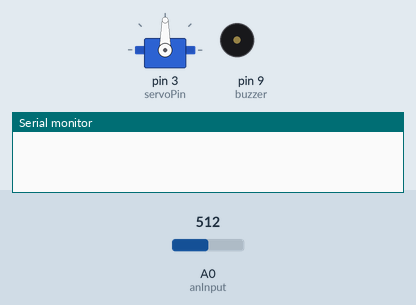
The sketch below on a simulated Arduino Uno, built with avr-gcc and run on an emulated ATmega328P. On the bench: servo, buzzer (waves = sounding), the last lines printed to the serial monitor. Inputs (shaded band) come from the test bench; at power-on: A0 (anInput) = 512.

Above: at 0.1 s.
At 4.2 s:
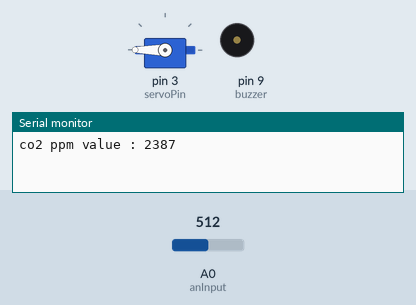
4.3 s: A0 (anInput) set to 219
7.3 s: A0 (anInput) set to 194
9.5 s: A0 (anInput) set to 306
11.0 s: A0 (anInput) set to 110
14.0 s: A0 (anInput) set to 95
15.5 s: A0 (anInput) set to 510
At 18.8 s:
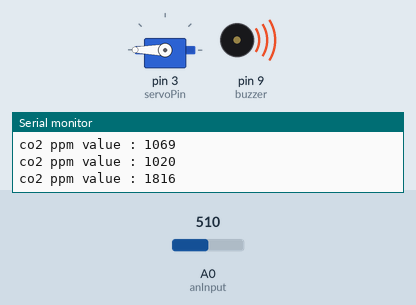
Timing chart, 0 to 19.5 s (numbered marks = the images above; inputs shaded):
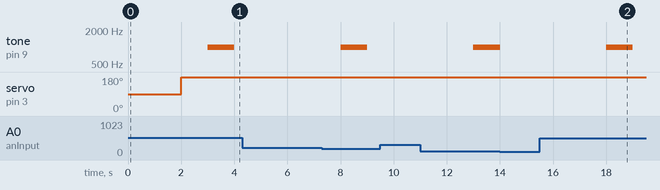

The sketch:

set1.ino
```cpp
#include <Servo.h>
#include <Wire.h>
#define anInput     A0                       //analog feed from MQ135
#define co2Zero  70                          //calibrated CO2 0 level
int servoPin = 3;                             // Declare the Servo pin
Servo Servo1;                                 // Create a servo object
const int buzzer = 9;                         //buzzer to arduino pin 9

void setup() {
  Servo1.attach(servoPin);
  pinMode(anInput,INPUT);                     //MQ135 analog feed set for input
  Serial.begin(9600);                         //serial comms for debuging
  pinMode(buzzer, OUTPUT);                    // Set buzzer - pin 9 as an output
}
void loop() {

int co2now[10];                               //int array for co2 readings
int co2raw = 0;                               //int for raw value of co2
int co2comp = 0;                              //int for compensated co2
int co2ppm = 0;                               //int for calculated ppm
int zzz = 0;                                  //int for averaging


  for (int x = 0;x<10;x++){                   //samplpe co2 10x over 2 seconds
    co2now[x]=analogRead(A0);
    delay(200);
  }

for (int x = 0;x<10;x++){                     //add samples together
    zzz=zzz + co2now[x];

  }
  co2raw = zzz/10;                            //divide samples by 10
  co2comp = co2raw - co2Zero;                 //get compensated value
  co2ppm = map(co2comp,0,1023,400,5000);      //map value for atmospheric levels


  Serial.print("co2 ppm value : ");                      //print co2 ppm
  Serial.println(co2ppm);                                 //print the ppm value
  if (co2ppm >= 1000){
  Servo1.write(180);
  delay(1000);
  tone(buzzer, 1000);                                    // Send 1KHz sound signal...
  delay(1000);                                           // ...for 1 sec
  noTone(buzzer);                                       // Stop sound...
  delay(1000);                                          // ...for 1sec
  }
  else if (co2ppm >= 500 && co2ppm < 599){
  Servo1.write(90);
  delay(1000);
  }
  else{
  Servo1.write(0);
  delay(5000);
  }
}
```

Measured:
- after the input at 9.5 s, every drawn part: stays the same
- after the input at 15.5 s, tone on pin 9 (buzzer): silent → 1000 Hz after 2.5 s, → silent 1.0 s later; servo on pin 3 (servoPin): stays 180° (without the input it goes to 90° after 1.5 s)
